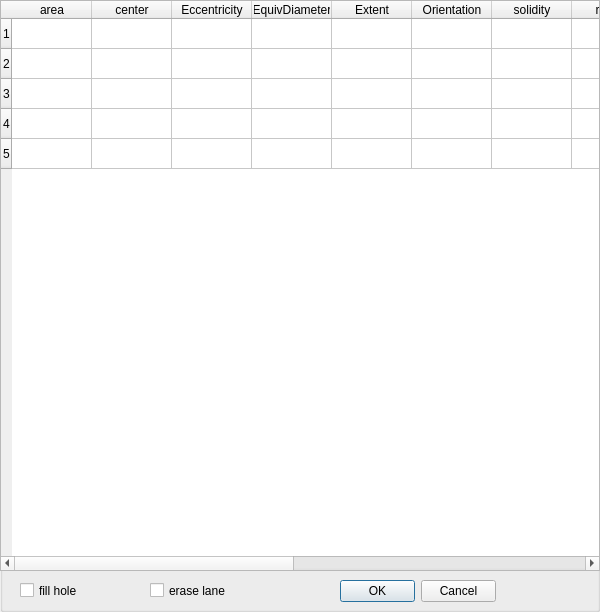
    <widget class="QGroupBox" name="groupBox">
     <property name="maximumSize">
      <size>
       <width>600</width>
       <height>616</height>
      </size>
     </property>
     <property name="title">
      <string/>
     </property>
     <widget class="QTableWidget" name="tableWidget">
      <property name="geometry">
       <rect>
        <x>0</x>
        <y>0</y>
        <width>600</width>
        <height>571</height>
       </rect>
      </property>
      <property name="minimumSize">
       <size>
        <width>431</width>
        <height>0</height>
       </size>
      </property>
      <property name="maximumSize">
       <size>
        <width>600</width>
        <height>16777215</height>
       </size>
      </property>
      <property name="editTriggers">
       <set>QAbstractItemView::NoEditTriggers</set>
      </property>
      <property name="horizontalScrollMode">
       <enum>QAbstractItemView::ScrollPerPixel</enum>
      </property>
      <property name="sortingEnabled">
       <bool>false</bool>
      </property>
      <attribute name="horizontalHeaderVisible">
       <bool>true</bool>
      </attribute>
      <attribute name="horizontalHeaderCascadingSectionResizes">
       <bool>false</bool>
      </attribute>
      <attribute name="horizontalHeaderDefaultSectionSize">
       <number>80</number>
      </attribute>
      <attribute name="horizontalHeaderHighlightSections">
       <bool>true</bool>
      </attribute>
      <attribute name="horizontalHeaderMinimumSectionSize">
       <number>20</number>
      </attribute>
      <attribute name="horizontalHeaderShowSortIndicator" stdset="0">
       <bool>false</bool>
      </attribute>
      <row>
       <property name="text">
        <string>1</string>
       </property>
      </row>
      <row>
       <property name="text">
        <string>2</string>
       </property>
      </row>
      <row>
       <property name="text">
        <string>3</string>
       </property>
      </row>
      <row>
       <property name="text">
        <string>4</string>
       </property>
      </row>
      <row>
       <property name="text">
        <string>5</string>
       </property>
      </row>
      <column>
       <property name="text">
        <string>area</string>
       </property>
      </column>
      <column>
       <property name="text">
        <string>center</string>
       </property>
      </column>
      <column>
       <property name="text">
        <string>Eccentricity</string>
       </property>
      </column>
      <column>
       <property name="text">
        <string>EquivDiameter</string>
       </property>
      </column>
      <column>
       <property name="text">
        <string>Extent</string>
       </property>
      </column>
      <column>
       <property name="text">
        <string>Orientation</string>
       </property>
      </column>
      <column>
       <property name="text">
        <string>solidity</string>
       </property>
      </column>
      <column>
       <property name="text">
        <string>rect_x</string>
       </property>
      </column>
      <column>
       <property name="text">
        <string>rect_y</string>
       </property>
      </column>
      <column>
       <property name="text">
        <string>rect_w</string>
       </property>
      </column>
      <column>
       <property name="text">
        <string>rect_h</string>
       </property>
      </column>
      <column>
       <property name="text">
        <string>L</string>
       </property>
      </column>
      <column>
       <property name="text">
        <string>R</string>
       </property>
      </column>
      <column>
       <property name="text">
        <string>T</string>
       </property>
      </column>
      <column>
       <property name="text">
        <string>B</string>
       </property>
      </column>
     </widget>
     <widget class="QDialogButtonBox" name="buttonBox">
      <property name="geometry">
       <rect>
        <x>340</x>
        <y>580</y>
        <width>156</width>
        <height>23</height>
       </rect>
      </property>
      <property name="orientation">
       <enum>Qt::Horizontal</enum>
      </property>
      <property name="standardButtons">
       <set>QDialogButtonBox::Cancel|QDialogButtonBox::Ok</set>
      </property>
      <property name="centerButtons">
       <bool>true</bool>
      </property>
     </widget>
     <widget class="QCheckBox" name="checkBox_hole">
      <property name="geometry">
       <rect>
        <x>20</x>
        <y>580</y>
        <width>121</width>
        <height>21</height>
       </rect>
      </property>
      <property name="text">
       <string>fill hole</string>
      </property>
      <property name="checked">
       <bool>false</bool>
      </property>
     </widget>
     <widget class="QCheckBox" name="checkBox_lane">
      <property name="geometry">
       <rect>
        <x>150</x>
        <y>580</y>
        <width>131</width>
        <height>21</height>
       </rect>
      </property>
      <property name="text">
       <string>erase lane</string>
      </property>
      <property name="checked">
       <bool>false</bool>
      </property>
     </widget>
    </widget>
